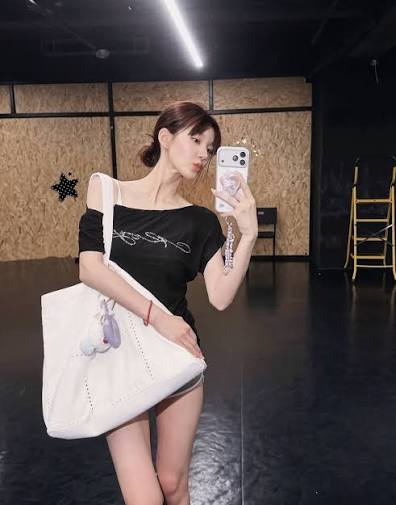
#> input picture Exploration/Ex02/images/human.jpg, 396 x 505 px, found by its file name
$ jupyter execute --allow-errors human.ipynb
#> lines starting #> are read from the running program, lines starting #| are printed output that depends on the picture
라이브러리 설치

라이브러리 불러오기

[cell 1]
import cv2
import os
import numpy as np
import torch
import torchvision.transforms as T
from torchvision.models.segmentation import deeplabv3_resnet101
import matplotlib.pyplot as plt

이미지 불러오기

[cell 2]
home_dir = os.getenv('HOME')
img_path = os.path.join(home_dir, "work/human_segmentation/images/human.jpg")
img_orig = cv2.imread(img_path)
#> img_orig is the input picture: shape (505, 396, 3); mean B, G, R 80.3, 82.3, 93.3

print(f"이미지 크기: {img_orig.shape}")
#| 이미지 크기: (505, 396, 3)

plt.imshow(cv2.cvtColor(img_orig, cv2.COLOR_BGR2RGB))
plt.show()

DeepLapv3 불러오기

#> (a cell that did not finish here is left out)

이미지 전처리

#> (a cell that did not finish here is left out)

#> (a cell that did not finish here is left out)

세크멘테이션 수행

#> (a cell that did not finish here is left out)

Pascal 데이터의 라벨종류

[cell 7]
LABEL_NAMES = [
    'background', 'aeroplane', 'bicycle', 'bird', 'boat', 'bottle', 'bus',
    'car', 'cat', 'chair', 'cow', 'diningtable', 'dog', 'horse', 'motorbike',
    'person', 'pottedplant', 'sheep', 'sofa', 'train', 'tv'
]
len(LABEL_NAMES)

Segmentation 결과 확인

#> (a cell that did not finish here is left out)

어떤 클래스가 있는지 확인

#> (a cell that did not finish here is left out)

#> (a cell that did not finish here is left out)

컬러맵 생성

[cell 11]
colormap = np.zeros((256, 3), dtype=int)
ind = np.arange(256, dtype=int)

for shift in reversed(range(8)):
    for channel in range(3):
        colormap[:, channel] |= ((ind >> channel) & 1) << shift
    ind >>= 3

colormap[:20]

사람 클래스 색상

[cell 12]
colormap[15]

사람 마스크 생성
클래스 ID 15 (사람)

#> (a cell that did not finish here is left out)

원본과 마스크 합성

#> (a cell that did not finish here is left out)

원본 이미지 블러

[cell 15]
img_orig_blur = cv2.blur(img_orig, (13, 13))
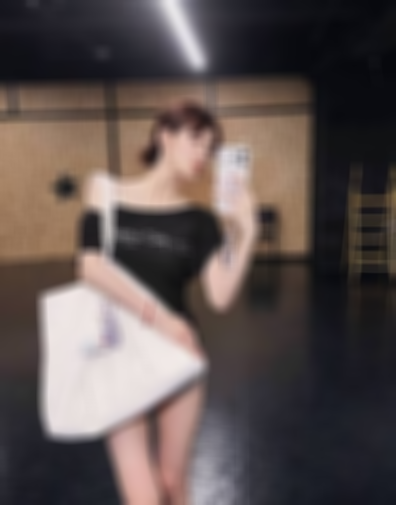
#> img_orig_blur: shape (505, 396, 3); mean B, G, R 80.3, 82.3, 93.3

plt.imshow(cv2.cvtColor(img_orig_blur, cv2.COLOR_BGR2RGB))
plt.show()


$ run again, with Exploration/Ex02/images/animal.jpg copied over Exploration/Ex02/images/human.jpg
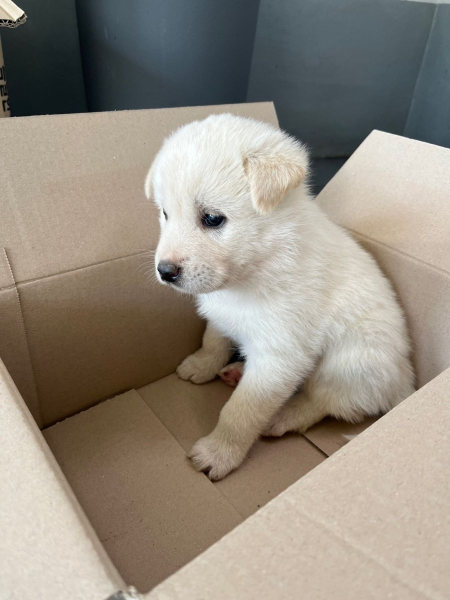
#> input picture Exploration/Ex02/images/animal.jpg, 900 x 1200 px, found by its file name (shown at 1/2 size)
#> img_orig is the input picture: shape (1200, 900, 3); mean B, G, R 128.9, 140.5, 148.5
#| 이미지 크기: (1200, 900, 3)
#> `plt.show()`:
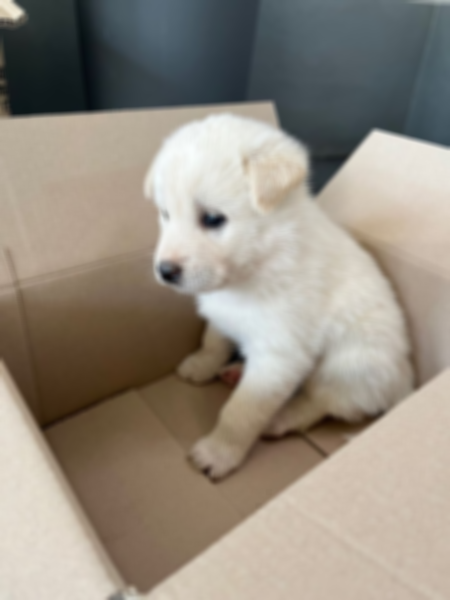
#> shown: shape (1200, 900, 3) (shown at 1/2 size); mean R, G, B 148.5, 140.5, 128.9
